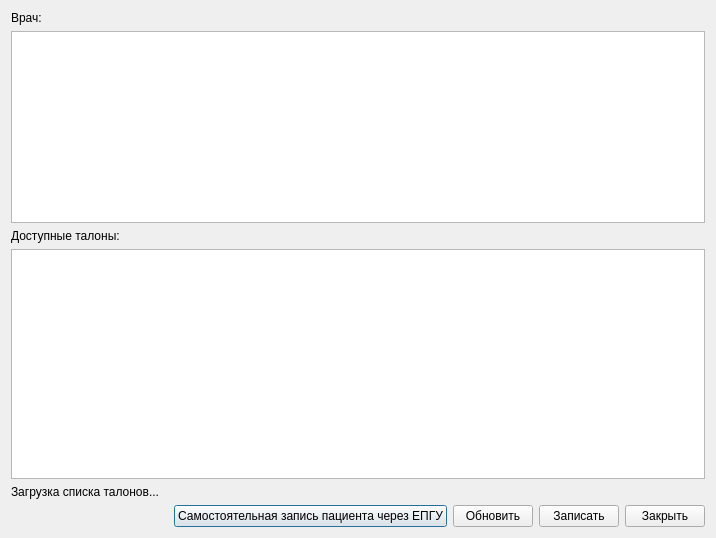
<?xml version="1.0" encoding="UTF-8"?>
<ui version="4.0">
 <class>UOAppointmentsTableDialog</class>
 <widget class="QDialog" name="UOAppointmentsTableDialog">
  <property name="geometry">
   <rect>
    <x>0</x>
    <y>0</y>
    <width>716</width>
    <height>538</height>
   </rect>
  </property>
  <property name="windowTitle">
   <string>Сервис Управления потоками пациентов (очередями)</string>
  </property>
  <layout class="QVBoxLayout" name="verticalLayout">
   <item>
    <widget class="QLabel" name="label">
     <property name="text">
      <string>Врач:</string>
     </property>
    </widget>
   </item>
   <item>
    <widget class="QListView" name="lvDoctors"/>
   </item>
   <item>
    <widget class="QLabel" name="label_2">
     <property name="text">
      <string>Доступные талоны:</string>
     </property>
    </widget>
   </item>
   <item>
    <widget class="QTableView" name="tblAppointments">
     <property name="sizePolicy">
      <sizepolicy hsizetype="Expanding" vsizetype="Expanding">
       <horstretch>0</horstretch>
       <verstretch>3</verstretch>
      </sizepolicy>
     </property>
    </widget>
   </item>
   <item>
    <widget class="QLabel" name="lblStatus">
     <property name="text">
      <string>Загрузка списка талонов...</string>
     </property>
    </widget>
   </item>
   <item>
    <layout class="QHBoxLayout" name="horizontalLayout_2">
     <item>
      <spacer name="horizontalSpacer">
       <property name="orientation">
        <enum>Qt::Horizontal</enum>
       </property>
       <property name="sizeHint" stdset="0">
        <size>
         <width>40</width>
         <height>20</height>
        </size>
       </property>
      </spacer>
     </item>
     <item>
      <widget class="QPushButton" name="btnRegisterReferral">
       <property name="text">
        <string>Самостоятельная запись пациента через ЕПГУ</string>
       </property>
      </widget>
     </item>
     <item>
      <widget class="QPushButton" name="btnUpdateList">
       <property name="text">
        <string>Обновить</string>
       </property>
      </widget>
     </item>
     <item>
      <widget class="QPushButton" name="btnSetAppointment">
       <property name="text">
        <string>Записать</string>
       </property>
      </widget>
     </item>
     <item>
      <widget class="QPushButton" name="btnClose">
       <property name="text">
        <string>Закрыть</string>
       </property>
      </widget>
     </item>
    </layout>
   </item>
  </layout>
 </widget>
 <tabstops>
  <tabstop>lvDoctors</tabstop>
  <tabstop>tblAppointments</tabstop>
  <tabstop>btnSetAppointment</tabstop>
  <tabstop>btnRegisterReferral</tabstop>
  <tabstop>btnUpdateList</tabstop>
  <tabstop>btnClose</tabstop>
 </tabstops>
 <resources/>
 <connections/>
</ui>
